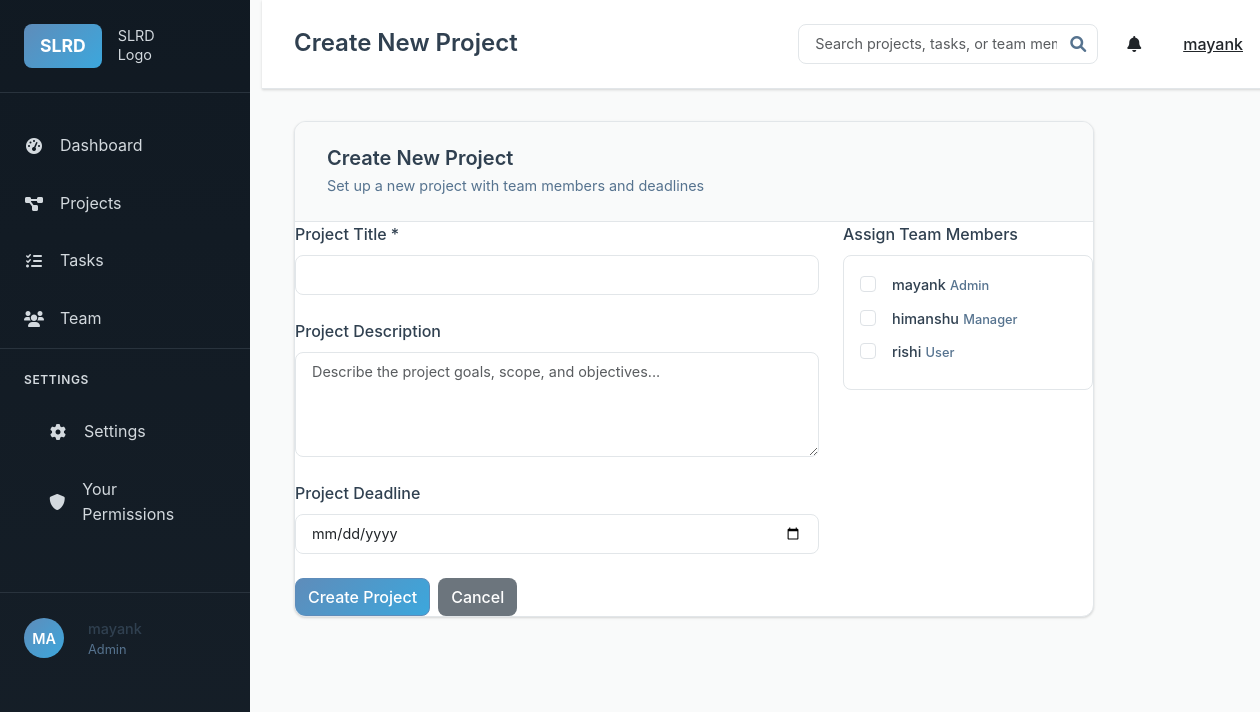
Page /projects/create (signed in) on the committed database.
### models.py (models this page shows, shortened)
class User(UserMixin, db.Model):
    id = db.Column(db.Integer, primary_key=True)
    username = db.Column(db.String(80), unique=True, nullable=False)
    email = db.Column(db.String(120), unique=True, nullable=False)
    password_hash = db.Column(db.String(256), nullable=False)
    role = db.Column(db.String(20), nullable=False, default='User')  # Admin, Manager, User
    created_at = db.Column(db.DateTime, default=lambda: datetime.now(timezone.utc))
    manager_id = db.Column(db.Integer, db.ForeignKey('user.id'), nullable=True)
    skills = db.Column(db.Text)  # JSON string of skills array
    managed_users = db.relationship('User', backref=db.backref('manager', remote_side=[id]), lazy='dynamic')
    projects_created = db.relationship('Project', foreign_keys='Project.created_by_id', backref='creator', lazy='dynamic')
    projects_assigned = db.relationship('Project', secondary='project_assignments', back_populates='assigned_users', lazy='dynamic')
    tasks_created = db.relationship('Task', foreign_keys='Task.created_by_id', backref='creator', lazy='dynamic')
    tasks_assigned = db.relationship('Task', foreign_keys='Task.assigned_to_id', backref='assigned_user', lazy='dynamic')
    comments = db.relationship('Comment', backref='author', lazy='dynamic')
    permissions = db.relationship('UserPermission', backref='user', lazy='dynamic', cascade='all, delete-orphan')

### routes.py (the view, shortened to what this page needs)
@app.route('/projects/create', methods=['GET', 'POST'])
@login_required
def create_project():
    if current_user.role not in ['Admin', 'Manager']:
        abort(403)
    if current_user.role == 'Admin':
        assignable_users = User.query.all()
    else:  # Manager
        assignable_users = current_user.managed_users.all()
    return render_template('projects/create.html', assignable_users=assignable_users)

### app.py (called while the page is built)
@login_manager.user_loader
def load_user(user_id):
    from models import User
    return User.query.get(int(user_id))

### templates/projects/create.html (shortened to what this page needs)
{% extends "base.html" %}
{% block page_title %}Create New Project{% endblock %}
{% block content %}
<div class="form-container">
    <div class="content-card">
        <div class="card-header">
            <h3>Create New Project</h3>
            <p>Set up a new project with team members and deadlines</p>
        </div>
        <form method="POST" class="project-form">
            <div class="row">
                <div class="col-md-8">
                    <div class="form-group">
                        <label for="title">Project Title *</label>
                        <input type="text" class="form-control" id="title" name="title" required>
                    </div>
                    <div class="form-group">
                        <label for="description">Project Description</label>
                        <textarea class="form-control" id="description" name="description" rows="4"
                                placeholder="Describe the project goals, scope, and objectives..."></textarea>
                    </div>
                    <div class="form-group">
                        <label for="deadline">Project Deadline</label>
                        <input type="date" class="form-control" id="deadline" name="deadline">
                    </div>
                </div>
                <div class="col-md-4">
                    <div class="form-group">
                        <label>Assign Team Members</label>
                        <div class="team-selection">
                            {% for user in assignable_users %}
                            <div class="form-check">
                                <input class="form-check-input" type="checkbox"
                                       id="user_{{ user.id }}" name="assigned_users" value="{{ user.id }}">
                                <label class="form-check-label" for="user_{{ user.id }}">
                                    <div class="user-info">
                                        <span class="user-name">{{ user.username }}</span>
                                        <span class="user-role">{{ user.role }}</span>
                                    </div>
                                </label>
                            </div>
                            {% endfor %}
                        </div>
                    </div>
                </div>
            </div>
            <div class="form-actions">
                <button type="submit" class="btn btn-primary">Create Project</button>
                <a href="{{ url_for('projects_list') }}" class="btn btn-secondary">Cancel</a>
            </div>
        </form>
    </div>
</div>
{% endblock %}

### templates/base.html (shortened to what this page needs)
<!DOCTYPE html>
<html lang="en">
<head>
    <link href="https://cdn.jsdelivr.net/npm/bootstrap@5.3.0/dist/css/bootstrap.min.css" rel="stylesheet">
    <link href="https://cdnjs.cloudflare.com/ajax/libs/font-awesome/6.0.0/css/all.min.css" rel="stylesheet">
    <link href="{{ url_for('static', filename='css/style.css') }}" rel="stylesheet">
</head>
<body>
    {% if current_user.is_authenticated %}
    <div class="container-fluid">
        <div class="row">
            <div class="col-md-2 p-0">
                <div class="sidebar">
                    <div class="sidebar-header">
                        <div class="logo">
                            <span class="slrd-logo">SLRD</span>
                            <span class="logo-text">SLRD<br>Logo</span>
                        </div>
                    </div>
                    <nav class="sidebar-nav">
                        <ul class="nav flex-column">
                            <li class="nav-item">
                                <a class="nav-link" href="{{ url_for('index') }}">
                                    <i class="fas fa-tachometer-alt"></i> Dashboard
                                </a>
                            </li>
                            <li class="nav-item">
                                <a class="nav-link" href="{{ url_for('projects_list') }}">
                                    <i class="fas fa-project-diagram"></i> Projects
                                </a>
                            </li>
                            <li class="nav-item">
                                <a class="nav-link" href="{{ url_for('tasks_list') }}">
                                    <i class="fas fa-tasks"></i> Tasks
                                </a>
                            </li>
                            {% if current_user.role in ['Admin', 'Manager'] %}
                            <li class="nav-item">
                                <a class="nav-link" href="{{ url_for('team_list') }}">
                                    <i class="fas fa-users"></i> Team
                                </a>
                            </li>
                            {% endif %}
                        </ul>
                        <div class="sidebar-settings">
                            <h6>SETTINGS</h6>
                            <ul class="nav flex-column">
                                <li class="nav-item">
                                    <a class="nav-link" href="{{ url_for('settings') }}">
                                        <i class="fas fa-cog"></i> Settings
                                    </a>
                                </li>
                                <li class="nav-item">
                                    <a class="nav-link" href="{{ url_for('your_permissions') }}">
                                        <i class="fas fa-shield-alt"></i> Your Permissions
                                    </a>
                                </li>
                            </ul>
                        </div>
                    </nav>
                    <div class="sidebar-user">
                        <div class="user-avatar">{{ current_user.username[:2].upper() }}</div>
                        <div class="user-info">
                            <div class="user-name">{{ current_user.username }}</div>
                            <div class="user-role">{{ current_user.role }}</div>
                        </div>
                    </div>
                </div>
            </div>
            <div class="col-md-10 main-content">
                <header class="main-header">
                    <div class="d-flex justify-content-between align-items-center">
                        <h1>{% block page_title %}SLRD Project Management{% endblock %}</h1>
                        <div class="header-actions">
                            <div class="search-box">
                                <input type="text" class="form-control" placeholder="Search projects, tasks, or team members">
                                <i class="fas fa-search"></i>
                            </div>
                            <div class="dropdown">
                                <button class="btn btn-link text-dark" type="button" data-bs-toggle="dropdown">
                                    <i class="fas fa-bell"></i>
                                </button>
                            </div>
                            <div class="dropdown">
                                <button class="btn btn-link text-dark" type="button" data-bs-toggle="dropdown">
                                    {{ current_user.username }}
                                </button>
                            </div>
                        </div>
                    </div>
                </header>
                <div class="content-area">
                    {% block content %}{% endblock %}
                </div>
            </div>
        </div>
    </div>
    {% else %}
    <div class="auth-container">
        {% block auth_content %}{% endblock %}
    </div>
    {% endif %}
</body>
</html>

### rows in the picture
User: username "MA", username "mayank", role "Admin"
User: username "himanshu", role "Manager"
User: username "rishi", role "User"
